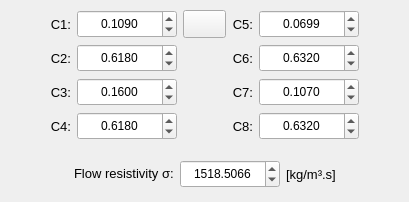
            <widget class="QWidget" name="tab_Delany_Bazley_Miki">
             <attribute name="title">
              <string>Delany-Bazley-Miki</string>
             </attribute>
             <layout class="QGridLayout" name="gridLayout_17">
              <property name="leftMargin">
               <number>4</number>
              </property>
              <property name="topMargin">
               <number>4</number>
              </property>
              <property name="rightMargin">
               <number>4</number>
              </property>
              <property name="bottomMargin">
               <number>4</number>
              </property>
              <property name="spacing">
               <number>4</number>
              </property>
              <item row="0" column="0">
               <widget class="QFrame" name="frame_8">
                <property name="frameShape">
                 <enum>QFrame::NoFrame</enum>
                </property>
                <property name="frameShadow">
                 <enum>QFrame::Raised</enum>
                </property>
                <layout class="QGridLayout" name="gridLayout_10">
                 <property name="leftMargin">
                  <number>6</number>
                 </property>
                 <property name="topMargin">
                  <number>6</number>
                 </property>
                 <property name="rightMargin">
                  <number>6</number>
                 </property>
                 <property name="bottomMargin">
                  <number>6</number>
                 </property>
                 <property name="spacing">
                  <number>6</number>
                 </property>
                 <item row="3" column="2">
                  <widget class="QDoubleSpinBox" name="doubleSpinBox_C4_DBM">
                   <property name="minimumSize">
                    <size>
                     <width>100</width>
                     <height>28</height>
                    </size>
                   </property>
                   <property name="maximumSize">
                    <size>
                     <width>100</width>
                     <height>28</height>
                    </size>
                   </property>
                   <property name="alignment">
                    <set>Qt::AlignCenter</set>
                   </property>
                   <property name="decimals">
                    <number>4</number>
                   </property>
                   <property name="minimum">
                    <double>-100.000000000000000</double>
                   </property>
                   <property name="maximum">
                    <double>100.000000000000000</double>
                   </property>
                   <property name="value">
                    <double>0.618000000000000</double>
                   </property>
                  </widget>
                 </item>
                 <item row="0" column="5">
                  <widget class="QDoubleSpinBox" name="doubleSpinBox_C5_DBM">
                   <property name="minimumSize">
                    <size>
                     <width>100</width>
                     <height>28</height>
                    </size>
                   </property>
                   <property name="maximumSize">
                    <size>
                     <width>100</width>
                     <height>28</height>
                    </size>
                   </property>
                   <property name="alignment">
                    <set>Qt::AlignCenter</set>
                   </property>
                   <property name="decimals">
                    <number>4</number>
                   </property>
                   <property name="minimum">
                    <double>-100.000000000000000</double>
                   </property>
                   <property name="maximum">
                    <double>100.000000000000000</double>
                   </property>
                   <property name="value">
                    <double>0.069900000000000</double>
                   </property>
                  </widget>
                 </item>
                 <item row="0" column="6">
                  <spacer name="horizontalSpacer_2">
                   <property name="orientation">
                    <enum>Qt::Horizontal</enum>
                   </property>
                   <property name="sizeHint" stdset="0">
                    <size>
                     <width>40</width>
                     <height>20</height>
                    </size>
                   </property>
                  </spacer>
                 </item>
                 <item row="0" column="4">
                  <widget class="QLabel" name="label_39">
                   <property name="font">
                    <font>
                     <pointsize>10</pointsize>
                    </font>
                   </property>
                   <property name="text">
                    <string>C5:</string>
                   </property>
                   <property name="alignment">
                    <set>Qt::AlignRight|Qt::AlignTrailing|Qt::AlignVCenter</set>
                   </property>
                  </widget>
                 </item>
                 <item row="2" column="5">
                  <widget class="QDoubleSpinBox" name="doubleSpinBox_C7_DBM">
                   <property name="minimumSize">
                    <size>
                     <width>100</width>
                     <height>28</height>
                    </size>
                   </property>
                   <property name="maximumSize">
                    <size>
                     <width>100</width>
                     <height>28</height>
                    </size>
                   </property>
                   <property name="alignment">
                    <set>Qt::AlignCenter</set>
                   </property>
                   <property name="decimals">
                    <number>4</number>
                   </property>
                   <property name="minimum">
                    <double>-100.000000000000000</double>
                   </property>
                   <property name="maximum">
                    <double>100.000000000000000</double>
                   </property>
                   <property name="value">
                    <double>0.107000000000000</double>
                   </property>
                  </widget>
                 </item>
                 <item row="3" column="4">
                  <widget class="QLabel" name="label_40">
                   <property name="font">
                    <font>
                     <pointsize>10</pointsize>
                    </font>
                   </property>
                   <property name="text">
                    <string>C8:</string>
                   </property>
                   <property name="alignment">
                    <set>Qt::AlignRight|Qt::AlignTrailing|Qt::AlignVCenter</set>
                   </property>
                  </widget>
                 </item>
                 <item row="3" column="5">
                  <widget class="QDoubleSpinBox" name="doubleSpinBox_C8_DBM">
                   <property name="minimumSize">
                    <size>
                     <width>100</width>
                     <height>28</height>
                    </size>
                   </property>
                   <property name="maximumSize">
                    <size>
                     <width>100</width>
                     <height>28</height>
                    </size>
                   </property>
                   <property name="alignment">
                    <set>Qt::AlignCenter</set>
                   </property>
                   <property name="decimals">
                    <number>4</number>
                   </property>
                   <property name="minimum">
                    <double>-100.000000000000000</double>
                   </property>
                   <property name="maximum">
                    <double>100.000000000000000</double>
                   </property>
                   <property name="value">
                    <double>0.632000000000000</double>
                   </property>
                  </widget>
                 </item>
                 <item row="2" column="2">
                  <widget class="QDoubleSpinBox" name="doubleSpinBox_C3_DBM">
                   <property name="minimumSize">
                    <size>
                     <width>100</width>
                     <height>28</height>
                    </size>
                   </property>
                   <property name="maximumSize">
                    <size>
                     <width>100</width>
                     <height>28</height>
                    </size>
                   </property>
                   <property name="alignment">
                    <set>Qt::AlignCenter</set>
                   </property>
                   <property name="decimals">
                    <number>4</number>
                   </property>
                   <property name="minimum">
                    <double>-100.000000000000000</double>
                   </property>
                   <property name="maximum">
                    <double>100.000000000000000</double>
                   </property>
                   <property name="value">
                    <double>0.160000000000000</double>
                   </property>
                  </widget>
                 </item>
                 <item row="3" column="1">
                  <widget class="QLabel" name="label_41">
                   <property name="font">
                    <font>
                     <pointsize>10</pointsize>
                    </font>
                   </property>
                   <property name="text">
                    <string>C4:</string>
                   </property>
                   <property name="alignment">
                    <set>Qt::AlignRight|Qt::AlignTrailing|Qt::AlignVCenter</set>
                   </property>
                  </widget>
                 </item>
                 <item row="0" column="1">
                  <widget class="QLabel" name="label_42">
                   <property name="font">
                    <font>
                     <pointsize>10</pointsize>
                    </font>
                   </property>
                   <property name="text">
                    <string>C1:</string>
                   </property>
                   <property name="alignment">
                    <set>Qt::AlignRight|Qt::AlignTrailing|Qt::AlignVCenter</set>
                   </property>
                  </widget>
                 </item>
                 <item row="2" column="1">
                  <widget class="QLabel" name="label_43">
                   <property name="font">
                    <font>
                     <pointsize>10</pointsize>
                    </font>
                   </property>
                   <property name="text">
                    <string>C3:</string>
                   </property>
                   <property name="alignment">
                    <set>Qt::AlignRight|Qt::AlignTrailing|Qt::AlignVCenter</set>
                   </property>
                  </widget>
                 </item>
                 <item row="0" column="2">
                  <widget class="QDoubleSpinBox" name="doubleSpinBox_C1_DBM">
                   <property name="minimumSize">
                    <size>
                     <width>100</width>
                     <height>28</height>
                    </size>
                   </property>
                   <property name="maximumSize">
                    <size>
                     <width>100</width>
                     <height>28</height>
                    </size>
                   </property>
                   <property name="alignment">
                    <set>Qt::AlignCenter</set>
                   </property>
                   <property name="decimals">
                    <number>4</number>
                   </property>
                   <property name="minimum">
                    <double>-100.000000000000000</double>
                   </property>
                   <property name="maximum">
                    <double>100.000000000000000</double>
                   </property>
                   <property name="value">
                    <double>0.109000000000000</double>
                   </property>
                  </widget>
                 </item>
                 <item row="1" column="2">
                  <widget class="QDoubleSpinBox" name="doubleSpinBox_C2_DBM">
                   <property name="minimumSize">
                    <size>
                     <width>100</width>
                     <height>28</height>
                    </size>
                   </property>
                   <property name="maximumSize">
                    <size>
                     <width>100</width>
                     <height>28</height>
                    </size>
                   </property>
                   <property name="alignment">
                    <set>Qt::AlignCenter</set>
                   </property>
                   <property name="decimals">
                    <number>4</number>
                   </property>
                   <property name="minimum">
                    <double>-100.000000000000000</double>
                   </property>
                   <property name="maximum">
                    <double>100.000000000000000</double>
                   </property>
                   <property name="value">
                    <double>0.618000000000000</double>
                   </property>
                  </widget>
                 </item>
                 <item row="1" column="1">
                  <widget class="QLabel" name="label_44">
                   <property name="font">
                    <font>
                     <pointsize>10</pointsize>
                    </font>
                   </property>
                   <property name="text">
                    <string>C2:</string>
                   </property>
                   <property name="alignment">
                    <set>Qt::AlignRight|Qt::AlignTrailing|Qt::AlignVCenter</set>
                   </property>
                  </widget>
                 </item>
                 <item row="2" column="4">
                  <widget class="QLabel" name="label_19">
                   <property name="font">
                    <font>
                     <pointsize>10</pointsize>
                    </font>
                   </property>
                   <property name="text">
                    <string>C7:</string>
                   </property>
                   <property name="alignment">
                    <set>Qt::AlignRight|Qt::AlignTrailing|Qt::AlignVCenter</set>
                   </property>
                  </widget>
                 </item>
                 <item row="1" column="4">
                  <widget class="QLabel" name="label_20">
                   <property name="font">
                    <font>
                     <pointsize>10</pointsize>
                    </font>
                   </property>
                   <property name="text">
                    <string>C6:</string>
                   </property>
                   <property name="alignment">
                    <set>Qt::AlignRight|Qt::AlignTrailing|Qt::AlignVCenter</set>
                   </property>
                  </widget>
                 </item>
                 <item row="1" column="5">
                  <widget class="QDoubleSpinBox" name="doubleSpinBox_C6_DBM">
                   <property name="minimumSize">
                    <size>
                     <width>100</width>
                     <height>28</height>
                    </size>
                   </property>
                   <property name="maximumSize">
                    <size>
                     <width>100</width>
                     <height>28</height>
                    </size>
                   </property>
                   <property name="alignment">
                    <set>Qt::AlignCenter</set>
                   </property>
                   <property name="decimals">
                    <number>4</number>
                   </property>
                   <property name="minimum">
                    <double>-100.000000000000000</double>
                   </property>
                   <property name="maximum">
                    <double>100.000000000000000</double>
                   </property>
                   <property name="value">
                    <double>0.632000000000000</double>
                   </property>
                  </widget>
                 </item>
                 <item row="0" column="0">
                  <spacer name="horizontalSpacer_11">
                   <property name="orientation">
                    <enum>Qt::Horizontal</enum>
                   </property>
                   <property name="sizeHint" stdset="0">
                    <size>
                     <width>40</width>
                     <height>20</height>
                    </size>
                   </property>
                  </spacer>
                 </item>
                 <item row="0" column="3">
                  <widget class="QPushButton" name="pushButton_DBM_equations">
                   <property name="minimumSize">
                    <size>
                     <width>40</width>
                     <height>28</height>
                    </size>
                   </property>
                   <property name="maximumSize">
                    <size>
                     <width>100</width>
                     <height>28</height>
                    </size>
                   </property>
                   <property name="font">
                    <font>
                     <pointsize>10</pointsize>
                    </font>
                   </property>
                   <property name="toolTip">
                    <string>See the equations for Delany-Bazley-Miki porous material model.</string>
                   </property>
                   <property name="text">
                    <string/>
                   </property>
                   <property name="icon">
                    <iconset resource="../../../../icons/resources.qrc">
                     <normaloff>:/icons/views/zoom_icon.png</normaloff>:/icons/views/zoom_icon.png</iconset>
                   </property>
                   <property name="iconSize">
                    <size>
                     <width>18</width>
                     <height>18</height>
                    </size>
                   </property>
                  </widget>
                 </item>
                </layout>
               </widget>
              </item>
              <item row="1" column="0">
               <widget class="QFrame" name="frame_9">
                <property name="minimumSize">
                 <size>
                  <width>0</width>
                  <height>48</height>
                 </size>
                </property>
                <property name="maximumSize">
                 <size>
                  <width>16777215</width>
                  <height>48</height>
                 </size>
                </property>
                <property name="frameShape">
                 <enum>QFrame::NoFrame</enum>
                </property>
                <property name="frameShadow">
                 <enum>QFrame::Raised</enum>
                </property>
                <layout class="QGridLayout" name="gridLayout_12">
                 <property name="leftMargin">
                  <number>6</number>
                 </property>
                 <property name="topMargin">
                  <number>6</number>
                 </property>
                 <property name="rightMargin">
                  <number>6</number>
                 </property>
                 <property name="bottomMargin">
                  <number>6</number>
                 </property>
                 <property name="spacing">
                  <number>6</number>
                 </property>
                 <item row="0" column="4">
                  <spacer name="horizontalSpacer_12">
                   <property name="orientation">
                    <enum>Qt::Horizontal</enum>
                   </property>
                   <property name="sizeHint" stdset="0">
                    <size>
                     <width>40</width>
                     <height>20</height>
                    </size>
                   </property>
                  </spacer>
                 </item>
                 <item row="0" column="0">
                  <spacer name="horizontalSpacer_13">
                   <property name="orientation">
                    <enum>Qt::Horizontal</enum>
                   </property>
                   <property name="sizeHint" stdset="0">
                    <size>
                     <width>40</width>
                     <height>20</height>
                    </size>
                   </property>
                  </spacer>
                 </item>
                 <item row="0" column="1">
                  <widget class="QLabel" name="label_45">
                   <property name="font">
                    <font>
                     <pointsize>10</pointsize>
                    </font>
                   </property>
                   <property name="text">
                    <string>&lt;html&gt;&lt;head/&gt;&lt;body&gt;&lt;p&gt;Flow resistivity σ:&lt;/p&gt;&lt;/body&gt;&lt;/html&gt;</string>
                   </property>
                  </widget>
                 </item>
                 <item row="0" column="2">
                  <widget class="QDoubleSpinBox" name="doubleSpinBox_flow_resistivity_DBM">
                   <property name="minimumSize">
                    <size>
                     <width>100</width>
                     <height>28</height>
                    </size>
                   </property>
                   <property name="maximumSize">
                    <size>
                     <width>100</width>
                     <height>28</height>
                    </size>
                   </property>
                   <property name="alignment">
                    <set>Qt::AlignCenter</set>
                   </property>
                   <property name="decimals">
                    <number>4</number>
                   </property>
                   <property name="maximum">
                    <double>100000.000000000000000</double>
                   </property>
                   <property name="value">
                    <double>1518.506599999999935</double>
                   </property>
                  </widget>
                 </item>
                 <item row="0" column="3">
                  <widget class="QLabel" name="label_46">
                   <property name="font">
                    <font>
                     <pointsize>10</pointsize>
                    </font>
                   </property>
                   <property name="text">
                    <string>[kg/m³.s]</string>
                   </property>
                  </widget>
                 </item>
                </layout>
               </widget>
              </item>
             </layout>
            </widget>
